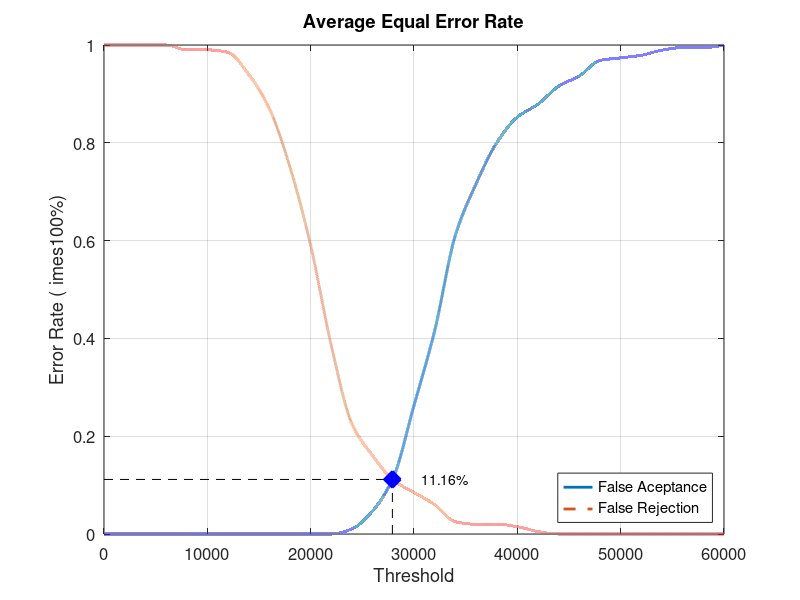
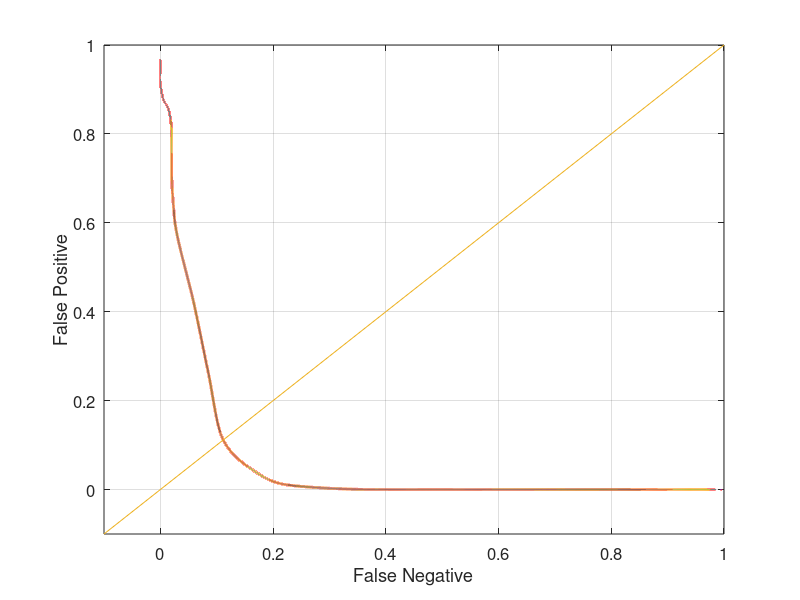

Write MATLAB code to recreate these figures, in order.
close all;
clear;
clc;
x = 0:2000:60000;
xq = 0:0.5:60000;

y0 = [0 0 0 0 0 0 0 0 0 0 0 0 0.0105263 0.0473684 0.115789 0.263158 0.415789 0.610526 0.715789 0.8 0.852632 0.878947 0.915789 0.936842 0.968421 0.973684 0.978947 0.989474 0.994737 0.994737 1]
yy0 = interp1(x, y0, xq, 'pchip');
y1 = [1 1 1 1 0.99 0.99 0.985 0.94 0.87 0.75 0.59 0.385 0.225 0.16 0.11 0.085 0.06 0.025 0.02 0.02 0.015 0.005 0 0 0 0 0 0 0 0 0]
yy1 = interp1(x, y1, xq, 'pchip');

% Calculating EER: 
y2 = abs(y0 - y1);
find(y2 == min(y2))
yy2 = abs(yy0 - yy1);
xEER = find(yy2 == min(yy2));
xEERIndex = xq(xEER) % X-axis EER
yEER = yy0(xEER) % Y-axis EER

main = figure
plot(xq, yy0,'-','LineWidth', 2);	hold on
plot(xq, yy1,'--','LineWidth', 2);	hold on
plot([xEERIndex xEERIndex], [0 yEER], 'k--');	hold on
plot([0 xEERIndex], [yEER yEER], 'k--');	hold on
plot(xEERIndex, yEER, 'bx', 'LineWidth', 10);	hold on
text(xEERIndex + 10 * xEERIndex / 100, yEER, [num2str(round((10000 * yEER)) / 100) '%'])
legend('False Aceptance', 'False Rejection', 'Location', 'SouthEast')
xlabel('Threshold')
ylabel('Error Rate (	imes100%)')
title('Average Equal Error Rate')
set(gca, 'FontSize', 12)
axis([0 60000 0 1])
grid on

print(main, 'Database4_1Main', '-dpng');
FNRxFPR = figure('Color', [1 1 1]);
plot(yy1, yy0, '-', yy1, yy0, 'LineWidth', 2);
hold on
y = -0.1:0.1:1
plot(y, y); 
set(gca, 'FontSize', 12)
xlabel('False Negative')
ylabel('False Positive')
axis([-0.1 1 -0.1 1])
set(gca, 'FontSize', 12)
grid on

print(FNRxFPR, 'Database4_1FNRxFPR','-dpng');
